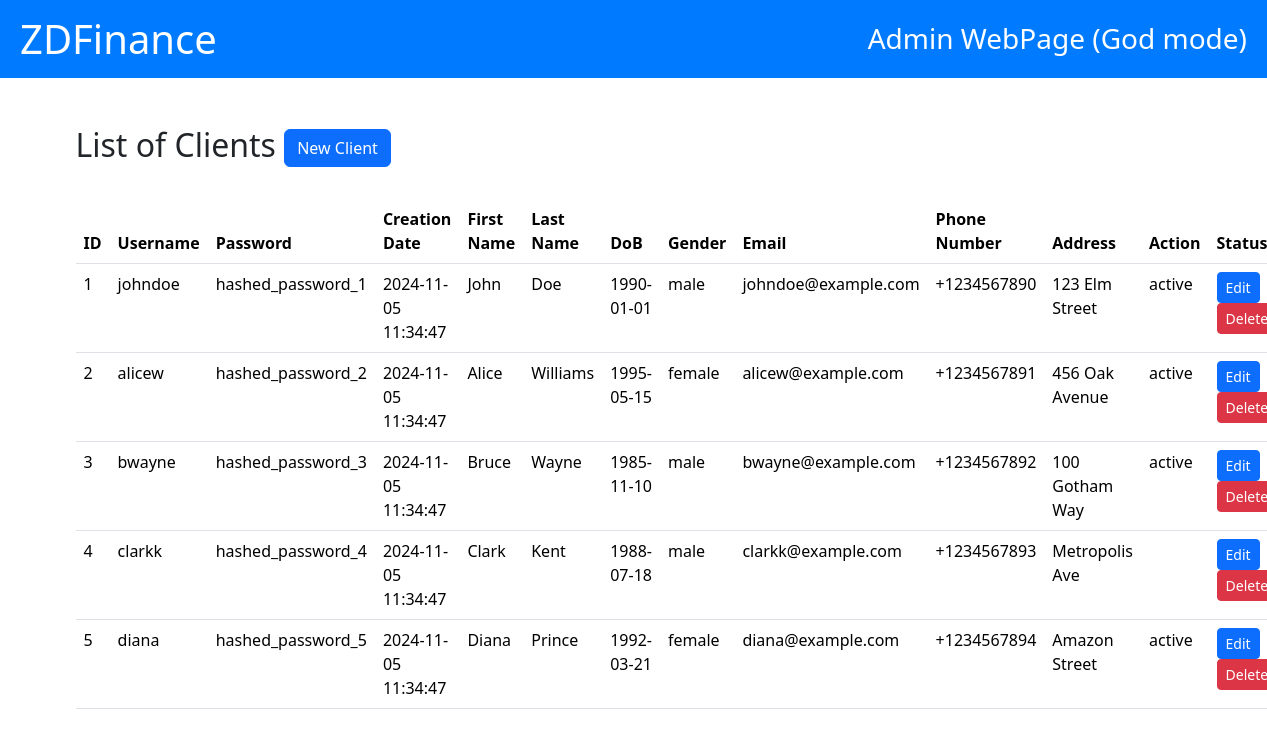
Before: /admin/read_clients.php with the older database file.
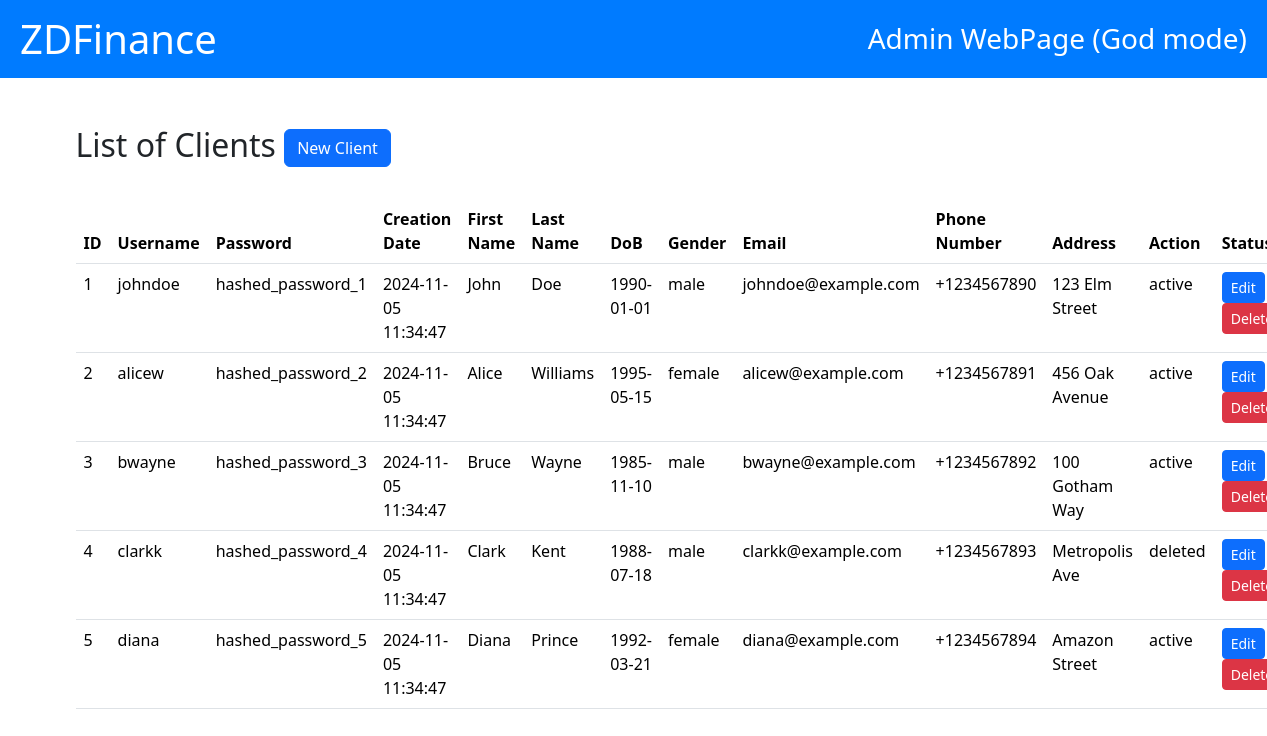
After: the same page with the newer database file.
### tables this page shows
CREATE TABLE Users (
    UserID INT AUTO_INCREMENT PRIMARY KEY, 
    Username VARCHAR(32) NOT NULL UNIQUE CHECK (Username REGEXP '^[a-zA-Z0-9_]{3,32}$'), 
    Password VARCHAR(255) NOT NULL,
    Creation_Date TIMESTAMP DEFAULT CURRENT_TIMESTAMP, 
    First_Name VARCHAR(64) NOT NULL CHECK (First_Name REGEXP '^[A-Za-z]+$'), 
    Last_Name VARCHAR(64) NOT NULL CHECK (Last_Name REGEXP '^[A-Za-z]+$'), 
    Date_of_Birth DATE NOT NULL, 
    Gender ENUM('male', 'female') NOT NULL, 
    Email VARCHAR(64) NOT NULL UNIQUE CHECK (Email REGEXP '^[a-zA-Z0-9._%+-]+@[a-zA-Z0-9.-]+\\.[a-zA-Z]{2,}$'), 
    Phone_Number VARCHAR(15) NOT NULL UNIQUE CHECK (Phone_Number REGEXP '^\\+?[0-9]{7,15}$'), 
    Address VARCHAR(255) NOT NULL,
    Status Enum('active', 'deleted') NOT NULL DEFAULT 'active'
);

### admin/read_clients.php (the view, shortened to what this page needs)
<!DOCTYPE html>
<html lang="en">
<head>
    <link href="https://cdn.jsdelivr.net/npm/bootstrap@5.3.3/dist/css/bootstrap.min.css" rel="stylesheet">
</head>
<body>
    <div class="header">
        <h1><a href="index.html">ZDFinance</a></h1>
        <h3>Admin WebPage (God mode)</h3>
    </div>
    <div class="container my-5">
        <h2>
            List of Clients
            <a class="btn btn-primary" href="/POS/admin/create_client.php" role="button">New Client</a>
        </h2>
        <br>
        <table class="table">
            <thead>
                <tr>
                    <th>ID</th>
                    <th>Username</th>
                    <th>Password</th>
                    <th>Creation Date</th>
                    <th>First Name</th>
                    <th>Last Name</th>
                    <th>DoB</th>
                    <th>Gender</th>
                    <th>Email</th>
                    <th>Phone Number</th>
                    <th>Address</th>
                    <th>Action</th>
                    <th>Status</th>
                </tr>
            </thead>
            <tbody>
                <?php
                $servername = "localhost";
                $username = "root";
                $password = "";
                $database = "pos_db";
                $connection = new mysqli($servername, $username, $password, $database);
                $sql = "SELECT * FROM Users";
                $result = $connection->query($sql);
                while ($row = $result->fetch_assoc()) {
                    echo "
                    <tr>
                        <td>$row[UserID]</td>
                        <td>$row[Username]</td>
                        <td>$row[Password]</td>
                        <td>$row[Creation_Date]</td>
                        <td>$row[First_Name]</td>
                        <td>$row[Last_Name]</td>
                        <td>$row[Date_of_Birth]</td>
                        <td>$row[Gender]</td>
                        <td>$row[Email]</td>
                        <td>$row[Phone_Number]</td>
                        <td>$row[Address]</td>
                        <td>$row[Status]</td>
                        <td>
                            <a class='btn btn-primary btn-sm' href='/POS/admin/edit_client.php?UserID=$row[UserID]'>Edit</a>
                            <a class='btn btn-danger btn-sm' href='/POS/admin/delete_client.php?UserID=$row[UserID]'>Delete</a>
                        </td>
                    </tr>
                    ";
                }
                ?>
            </tbody>
        </table>
    </div>
</body>
</html>

### admin/read_clients.php (style rules this page uses)
.header { background-color: #007bff; color: white; padding: 15px 20px; display: flex; align-items: center; justify-content: space-between; }
.header h1, .header h3 { margin: 0; }
.header h1 a { color: white; text-decoration: none; }

Changed rows visible on the page:
changed users "clarkk": Status (not shown) → "deleted"
